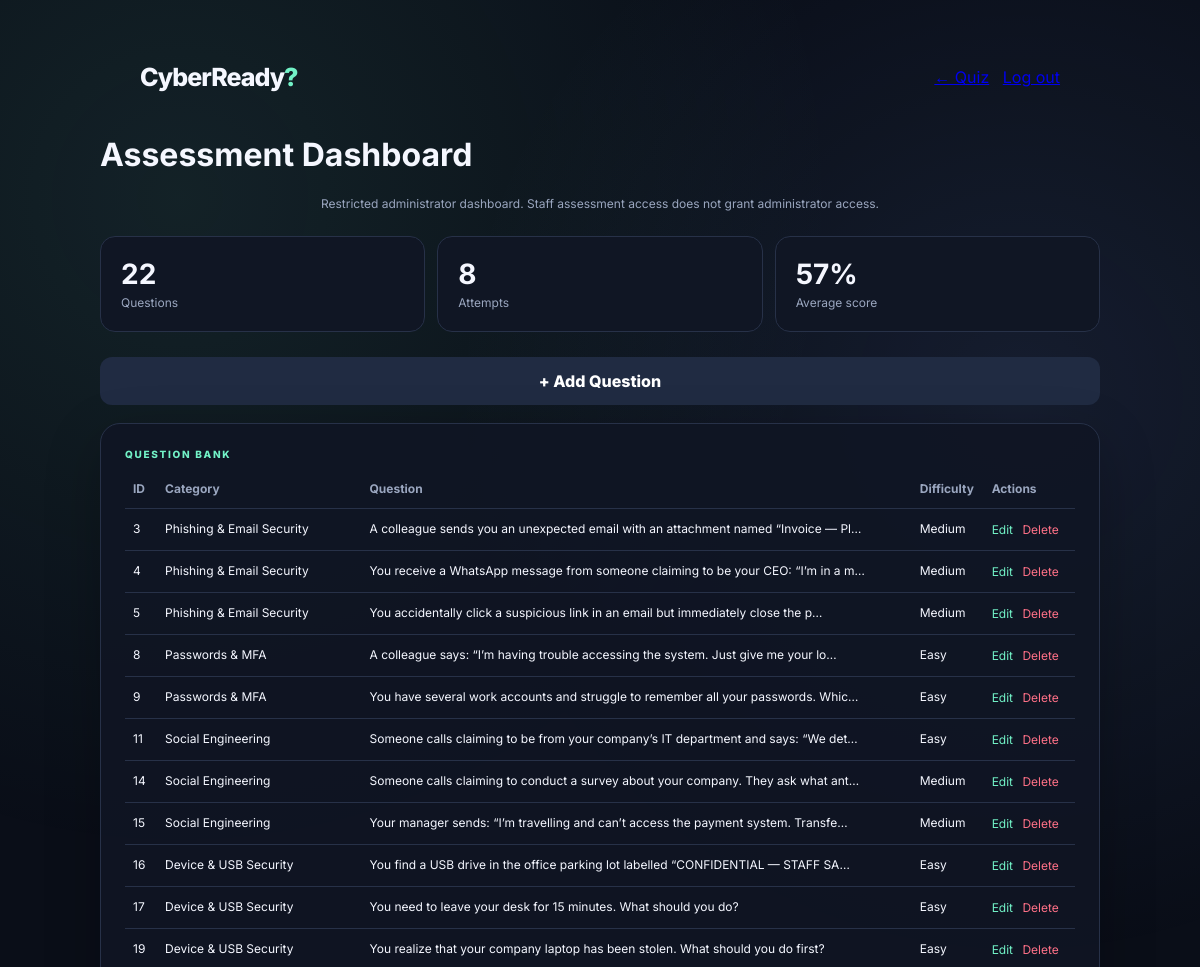
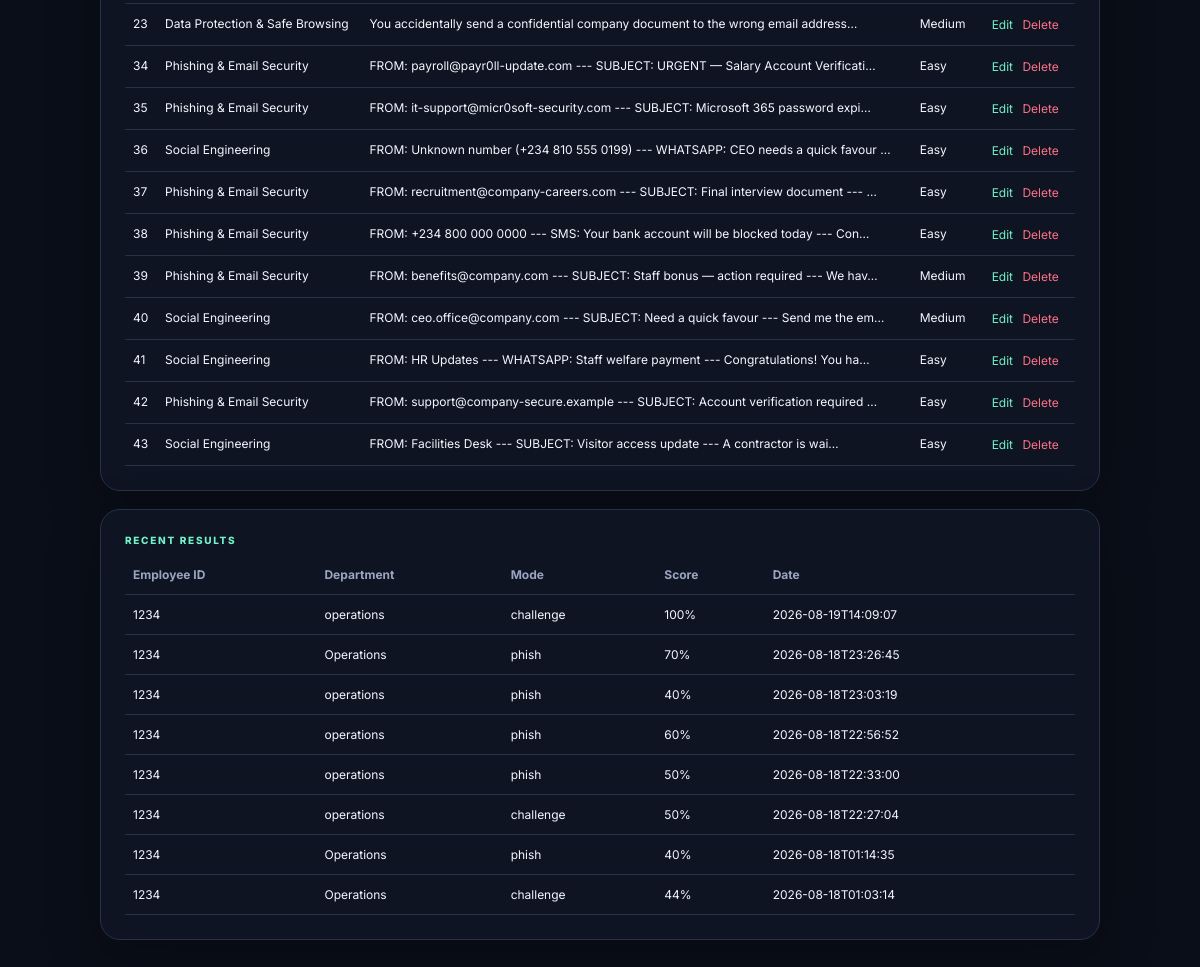
Before: /admin (signed in) with the older database file (2 pictures, top to bottom).
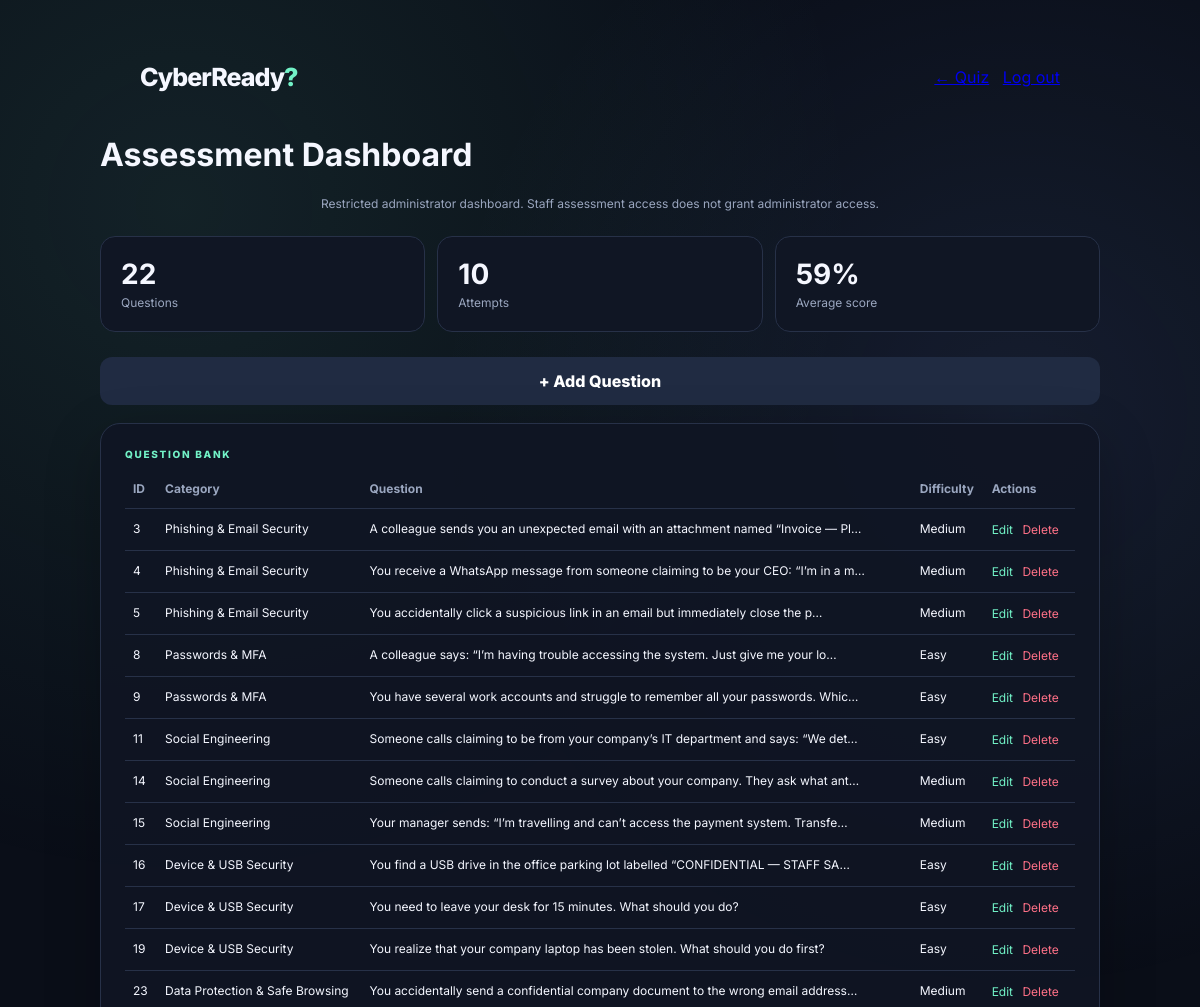
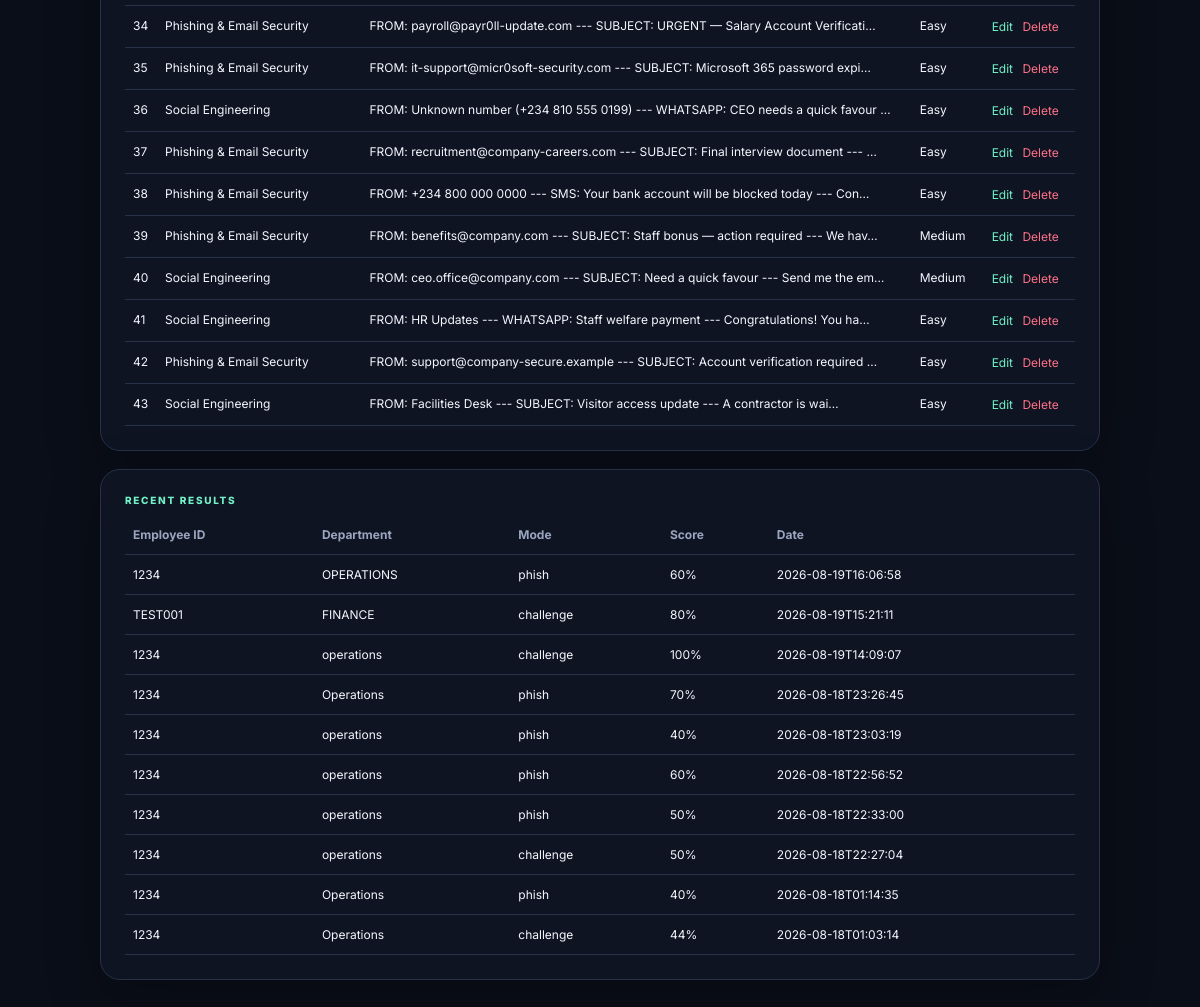
After: the same page with the newer database file (2 pictures, top to bottom).
### tables this page shows
CREATE TABLE questions (
    id INTEGER PRIMARY KEY AUTOINCREMENT,
    category TEXT NOT NULL,
    question TEXT NOT NULL,
    option_a TEXT NOT NULL,
    option_b TEXT NOT NULL,
    option_c TEXT NOT NULL,
    option_d TEXT NOT NULL,
    correct_answer TEXT NOT NULL,
    explanation TEXT NOT NULL,
    difficulty TEXT NOT NULL DEFAULT 'Medium',
    mode TEXT NOT NULL DEFAULT 'challenge',
    created_at TEXT NOT NULL
);

CREATE TABLE results (
    id INTEGER PRIMARY KEY AUTOINCREMENT,
    employee_id TEXT NOT NULL,
    department TEXT NOT NULL,
    mode TEXT NOT NULL,
    score INTEGER NOT NULL,
    total INTEGER NOT NULL,
    percentage REAL NOT NULL,
    category_scores TEXT,
    completed_at TEXT NOT NULL
);

### app.py (the view)
@app.route("/admin")
@admin_required
def admin():
    conn = get_db()
    questions = conn.execute("SELECT * FROM questions ORDER BY id").fetchall()
    results = conn.execute("SELECT * FROM results ORDER BY id DESC").fetchall()
    conn.close()
    return render_template("admin.html", questions=questions, results=results)

### app.py (called while the page is built)
def get_db():
    conn = sqlite3.connect(DB_PATH)
    conn.row_factory = sqlite3.Row
    return conn

def admin_required(view):
    @wraps(view)
    def wrapped(*args, **kwargs):
        if not session.get("is_admin"):
            return redirect(url_for("admin_login"))
        return view(*args, **kwargs)
    return wrapped

### templates/admin.html (shortened to what this page needs)
<!doctype html>
<html lang="en">
<head>
<title>CyberReady? — Admin</title><link rel="stylesheet" href="{{ url_for('static', filename='css/style.css') }}">
</head>
<body>
<div class="shell admin-shell">
  <div class="topline"><div class="brand mini">CyberReady<span class="q">?</span></div><div><a href="{{ url_for('index') }}">← Quiz</a> &nbsp; <a href="{{ url_for('admin_logout') }}">Log out</a></div></div>
  <h1>Assessment Dashboard</h1>
  <p class="muted">Restricted administrator dashboard. Staff assessment access does not grant administrator access.</p>
  <div class="stats">
    <div class="stat"><b>{{ questions|length }}</b><span>Questions</span></div>
    <div class="stat"><b>{{ results|length }}</b><span>Attempts</span></div>
    <div class="stat"><b>{{ (results|map(attribute='percentage')|list|sum / results|length)|round|int if results else 0 }}%</b><span>Average score</span></div>
  </div>
  <div class="admin-actions"><a class="secondary button-link" href="{{ url_for('add_question') }}">+ Add Question</a></div>
  <div class="card table-card">
    <div class="eyebrow">QUESTION BANK</div>
    <table><thead><tr><th>ID</th><th>Category</th><th>Question</th><th>Difficulty</th><th>Actions</th></tr></thead>
    <tbody>
    {% for q in questions %}
      <tr><td>{{ q["id"] }}</td><td>{{ q["category"] }}</td><td>{{ q["question"][:80] }}{% if q["question"]|length > 80 %}…{% endif %}</td><td>{{ q["difficulty"] }}</td>
      <td><a href="{{ url_for('edit_question', qid=q['id']) }}">Edit</a>
      <form method="post" action="{{ url_for('delete_question', qid=q['id']) }}" class="inline" onsubmit="return confirm('Delete this question?')"><button>Delete</button></form></td></tr>
    {% endfor %}
    </tbody></table>
  </div>
  <div class="card table-card">
    <div class="eyebrow">RECENT RESULTS</div>
    <table><thead><tr><th>Employee ID</th><th>Department</th><th>Mode</th><th>Score</th><th>Date</th></tr></thead>
    <tbody>{% for r in results %}<tr><td>{{ r["employee_id"] }}</td><td>{{ r["department"] }}</td><td>{{ r["mode"] }}</td><td>{{ r["percentage"]|round|int }}%</td><td>{{ r["completed_at"] }}</td></tr>{% endfor %}</tbody></table>
  </div>
</div>
</body></html>

### static/css/style.css (style rules this page uses)
:root { --bg:#080b14;--panel:#101624;--panel2:#151c2e;--text:#f5f7ff;--muted:#9aa6bf; --accent:#72f2c7;--accent2:#7aa7ff;--danger:#ff7187;--line:#273148; --shadow:0 18px 55px rgba(0,0,0,.24); }
* { box-sizing:border-box }
html { scroll-behavior:smooth }
body { margin:0;font-family:Inter,system-ui,sans-serif;background:#0a0e18;color:var(--text);min-height:100vh }
body:before { content:"";position:fixed;inset:0;pointer-events:none;background:radial-gradient(circle at 15% 10%,rgba(114,242,199,.09),transparent 32%),radial-gradient(circle at 85% 20%,rgba(122,167,255,.10),transparent 30%);z-index:-1 }
button,input,textarea,select { font:inherit }
.shell { width:min(1000px,92%);margin:0 auto;padding:40px 0 70px }
.brand { font-size:42px;font-weight:800;letter-spacing:-2px }
.brand.mini { font-size:25px;letter-spacing:-1px }
.q { color:var(--accent) }
.card { background:rgba(16,22,36,.9);border:1px solid var(--line);border-radius:20px;padding:24px;box-shadow:var(--shadow) }
.primary,.secondary { border:0;border-radius:12px;padding:14px 18px;font-weight:800;cursor:pointer;text-decoration:none;display:inline-flex;align-items:center;justify-content:center;gap:10px;text-align:center;transition:transform .18s ease,box-shadow .18s ease,filter .18s ease }
.secondary { background:#202b42;color:#fff }
.button-link { display:flex }
.tiny,.muted { color:var(--muted);font-size:12px;text-align:center }
.topbar,.topline { width:min(1000px,92%);margin:0 auto;padding:22px 0;display:flex;justify-content:space-between;align-items:center }
.eyebrow { font-size:10px;letter-spacing:1.7px;color:var(--accent);font-weight:800;margin-bottom:9px }
.stats { display:grid;grid-template-columns:repeat(3,1fr);gap:12px;margin:25px 0 }
.stat { background:#101624;border:1px solid var(--line);padding:20px;border-radius:15px }
.stat b { display:block;font-size:28px }
.stat span { color:var(--muted);font-size:12px }
.admin-actions { margin:15px 0 }
.table-card { overflow:auto;margin-top:18px }
table { width:100%;border-collapse:collapse;font-size:12px }
th,td { text-align:left;border-bottom:1px solid var(--line);padding:12px 8px;vertical-align:top }
th { color:#9aa6bf }
td a { color:var(--accent);text-decoration:none }
.inline { display:inline }
.inline button { background:none;border:0;color:var(--danger);cursor:pointer }

Changed rows visible on the page:
added results: employee_id "1234", department "OPERATIONS", mode "phish", percentage "60", completed_at "2026-08-19T16:06:58"
added results: employee_id "TEST001", department "FINANCE", mode "challenge", percentage "80", completed_at "2026-08-19T15:21:11"
Other visible differences:
{{ results|length }}: "8" → "10"
text no longer shown: "57"
text now shown: "59"
